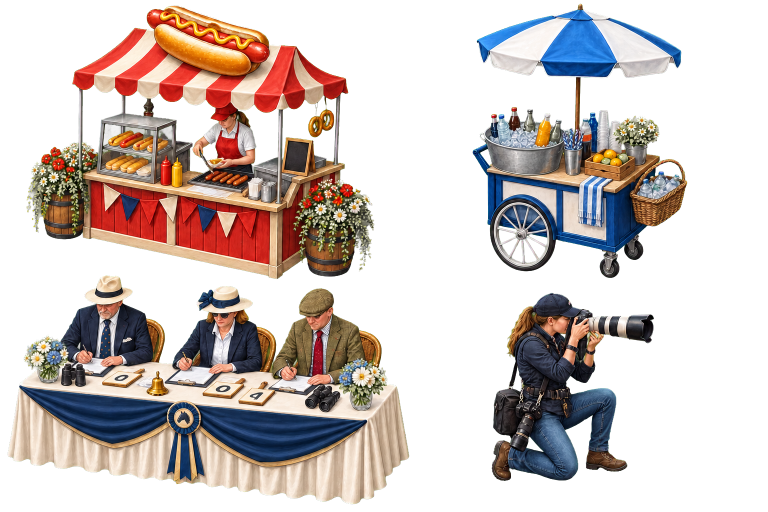
#> input picture HorseRunner.Web/art/source/arena/event-services-transparent.png, 1536 x 1024 px (shown at 1/2 size)
$ python process_arena_prop_atlases.py
#> lines starting #> are read from the running program, lines starting #| are printed output that depends on the picture
#!/usr/bin/env python3
"""Split transparent 2x2 arena prop atlases into normalized game sprites."""

from pathlib import Path
from PIL import Image


ROOT = Path(__file__).resolve().parents[1]
SOURCE = ROOT / "HorseRunner.Web" / "art" / "source" / "arena"
OUTPUT = ROOT / "HorseRunner.Web" / "wwwroot" / "assets" / "arena" / "props"
PREVIEW = ROOT / "HorseRunner.Web" / "art" / "previews" / "event-props.png"


def remove_boundary_bleed(cell: Image.Image, edges=("top", "left")) -> Image.Image:
    """Remove atlas neighbours that cross into a cell from its top/left edge."""
    alpha = cell.getchannel("A")
    width, height = cell.size
    visible = alpha.load()
    visited = set()
    remove = set()
    for y in range(height):
        for x in range(width):
            if visible[x, y] <= 28 or (x, y) in visited:
                continue
            stack = [(x, y)]
            component = []
            touches_internal_boundary = False
            visited.add((x, y))
            while stack:
                px, py = stack.pop()
                component.append((px, py))
                if (("left" in edges and px <= 1) or ("right" in edges and px >= width - 2)
                        or ("top" in edges and py <= 1) or ("bottom" in edges and py >= height - 2)):
                    touches_internal_boundary = True
                for nx, ny in ((px - 1, py), (px + 1, py), (px, py - 1), (px, py + 1)):
                    if 0 <= nx < width and 0 <= ny < height and visible[nx, ny] > 28 and (nx, ny) not in visited:
                        visited.add((nx, ny))
                        stack.append((nx, ny))
            if touches_internal_boundary:
                remove.update(component)
    if remove:
        pixels = cell.load()
        for x, y in remove:
            pixels[x, y] = (0, 0, 0, 0)
    return cell


def split_atlas(filename: str, first_number: int) -> None:
#> called with filename = 'event-services-transparent.png', first_number = 14
    atlas = Image.open(SOURCE / filename).convert("RGBA")
#> atlas is the input picture: PIL image 1536x1024 RGBA; mean R, G, B, A 60.6, 49.9, 45.9, 108.2
    cell_width = atlas.width // 2
#> cell_width = 768
    cell_height = atlas.height // 2
#> cell_height = 512
    for index in range(4):
        column = index % 2
        row = index // 2
        cell = atlas.crop((column * cell_width, row * cell_height,
                           (column + 1) * cell_width, (row + 1) * cell_height))
        if filename == "event-services-transparent.png" and index >= 2:
            cell = cell.crop((0, 48, cell.width, cell.height))
        if index == 3:
            cell = remove_boundary_bleed(cell)
        if filename == "spectators-transparent.png" and index == 0:
            cell = remove_boundary_bleed(cell, ("right",))
            cell = cell.crop((0, 0, cell.width - 24, cell.height))
        alpha = cell.getchannel("A")
        bounds = alpha.getbbox()
        if bounds is None:
            raise RuntimeError(f"No visible pixels in {filename} cell {index + 1}")
        subject = cell.crop(bounds)
        frame = Image.new("RGBA", (512, 512), (0, 0, 0, 0))
        scale = min(460 / subject.width, 456 / subject.height)
        resized = subject.resize((max(1, round(subject.width * scale)),
                                  max(1, round(subject.height * scale))), Image.Resampling.LANCZOS)
        x = (512 - resized.width) // 2
        y = 488 - resized.height
        frame.alpha_composite(resized, (x, y))
        frame.save(OUTPUT / f"{first_number + index:02d}.png")
#> this loop made 4 passes
#> bounds on passes 1 to 4: (52, 11, 749, 512), (177, 7, 607, 512), (14, 0, 768, 449), (0, 25, 540, 415)
#> pass 1, in split_atlas, `alpha = cell.getchannel("A")`:
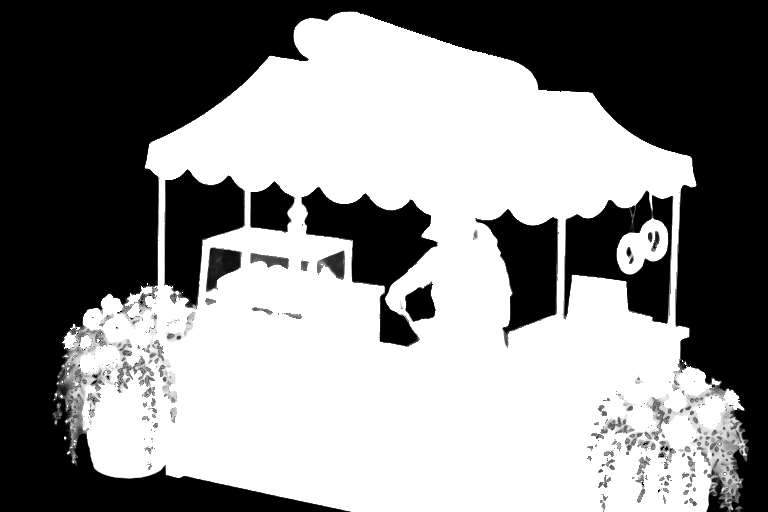
#> alpha: PIL image 768x512 L; min 0, max 255, mean 136.9
#> pass 1, in split_atlas, `subject = cell.crop(bounds)`:
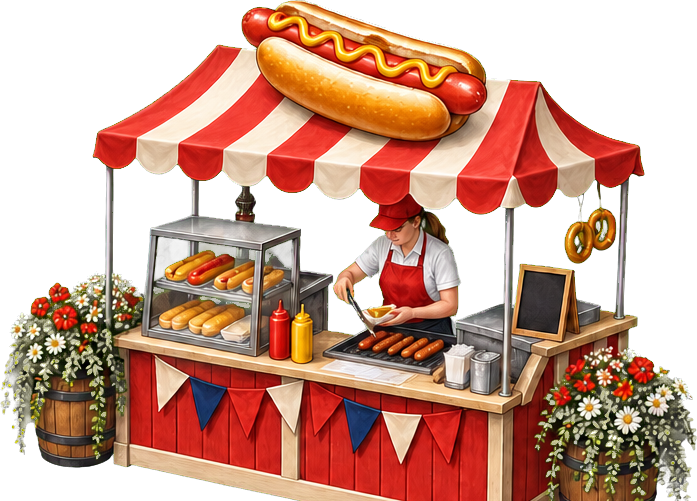
#> subject: PIL image 697x501 RGBA; mean R, G, B, A 105.9, 63.1, 46, 154.2; transparent parts drawn white
#> call 2 of split_atlas, with filename = 'spectators-transparent.png', first_number = 18
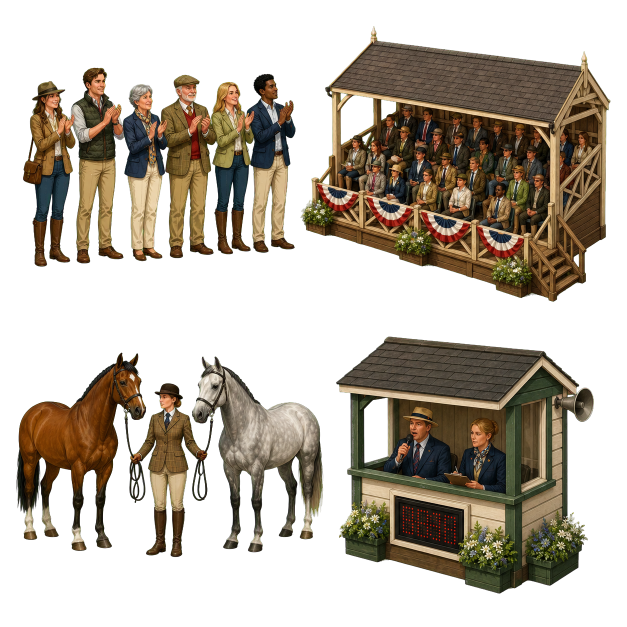
#> input picture HorseRunner.Web/art/source/arena/spectators-transparent.png, 1254 x 1254 px (shown at 1/2 size)
#> in split_atlas, atlas is the input picture: PIL image 1254x1254 RGBA; mean R, G, B, A 44.1, 36, 24.5, 110.6
#> the loop in split_atlas (call 2), `for index in range(4):` made 4 passes
#> bounds on passes 1 to 4: (46, 135, 603, 534), (0, 52, 594, 604), (32, 78, 627, 488), (0, 46, 561, 561)
#> pass 1, in split_atlas (call 2), `cell = cell.crop((0, 0, cell.width - 24, cell.height))`:
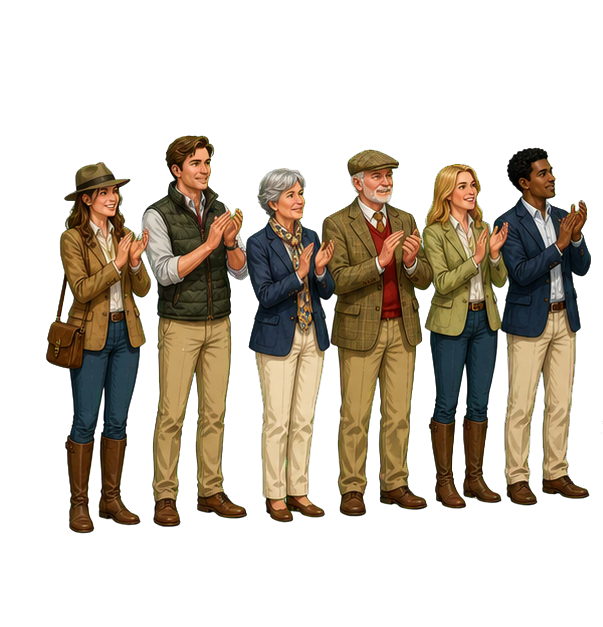
#> cell: PIL image 603x627 RGBA; mean R, G, B, A 40.9, 33.1, 22.1, 89.9; transparent parts drawn white
#> after the loop in split_atlas (call 2), `for index in range(4):`:
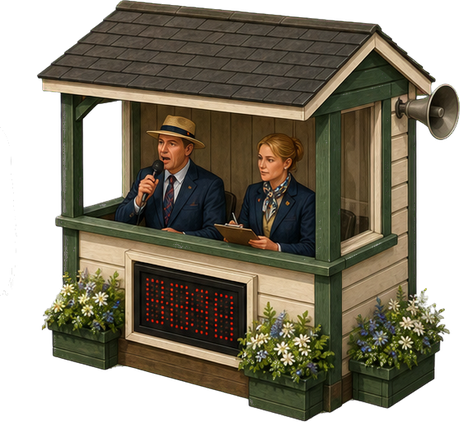
#> resized: PIL image 460x422 RGBA; mean R, G, B, A 60.9, 55.1, 39.2, 175; transparent parts drawn white


def render_preview() -> None:
    preview = Image.new("RGBA", (2048, 1024), (238, 241, 239, 255))
    for y in range(0, preview.height, 32):
        for x in range(0, preview.width, 32):
            if (x // 32 + y // 32) % 2:
                preview.paste((224, 229, 226, 255), (x, y, x + 32, y + 32))
    for index, number in enumerate(range(14, 22)):
        frame = Image.open(OUTPUT / f"{number:02d}.png").convert("RGBA")
        preview.alpha_composite(frame, ((index % 4) * 512, (index // 4) * 512))
    PREVIEW.parent.mkdir(parents=True, exist_ok=True)
    preview.save(PREVIEW)


def process_gate() -> None:
    source = Image.open(SOURCE / "arena-fence-gate-transparent.png").convert("RGBA")
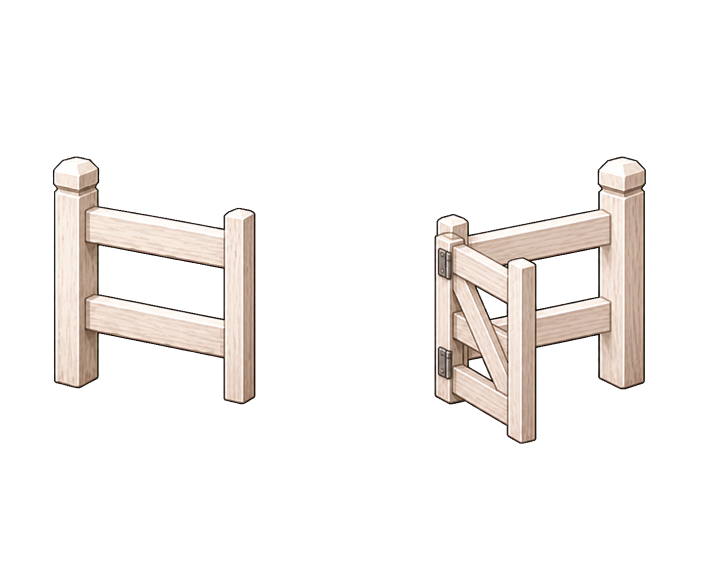
#> input picture HorseRunner.Web/art/source/arena/arena-fence-gate-transparent.png, 1402 x 1122 px (shown at 1/2 size)
#> source is the input picture: PIL image 1402x1122 RGBA; mean R, G, B, A 31.8, 29, 27.1, 39
    bounds = source.getchannel("A").getbbox()
#> bounds = (105, 312, 1292, 888)
    if bounds is None:
        raise RuntimeError("Arena fence gate has no visible pixels")
    subject = source.crop(bounds)
#> subject: PIL image 1187x576 RGBA
    frame = Image.new("RGBA", (512, 512), (0, 0, 0, 0))
    scale = min(472 / subject.width, 448 / subject.height)
#> scale = 0.398
    resized = subject.resize((round(subject.width * scale), round(subject.height * scale)), Image.Resampling.LANCZOS)
#> resized: PIL image 472x229 RGBA
    frame.alpha_composite(resized, ((512 - resized.width) // 2, 488 - resized.height))
    frame.save(OUTPUT / "22.png")


if __name__ == "__main__":
    OUTPUT.mkdir(parents=True, exist_ok=True)
    split_atlas("event-services-transparent.png", 14)
    split_atlas("spectators-transparent.png", 18)
    process_gate()
    render_preview()
#> in render_preview, `preview.save(PREVIEW)`:
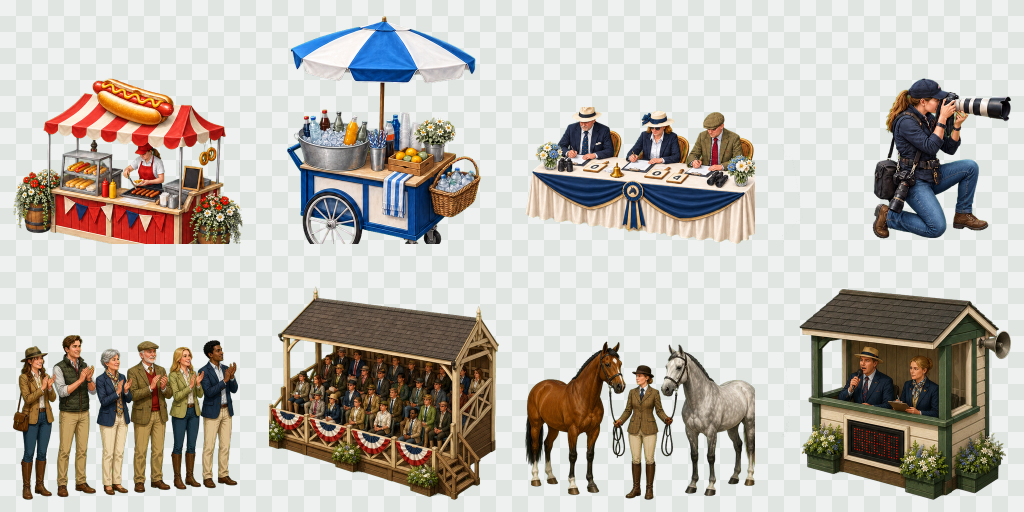
#> saved as event-props.png: PIL image 2048x1024 RGBA (shown at 1/2 size); mean R, G, B, A 188.6, 184.2, 176.6, 255
    print("Wrote arena props 14.png through 22.png")
